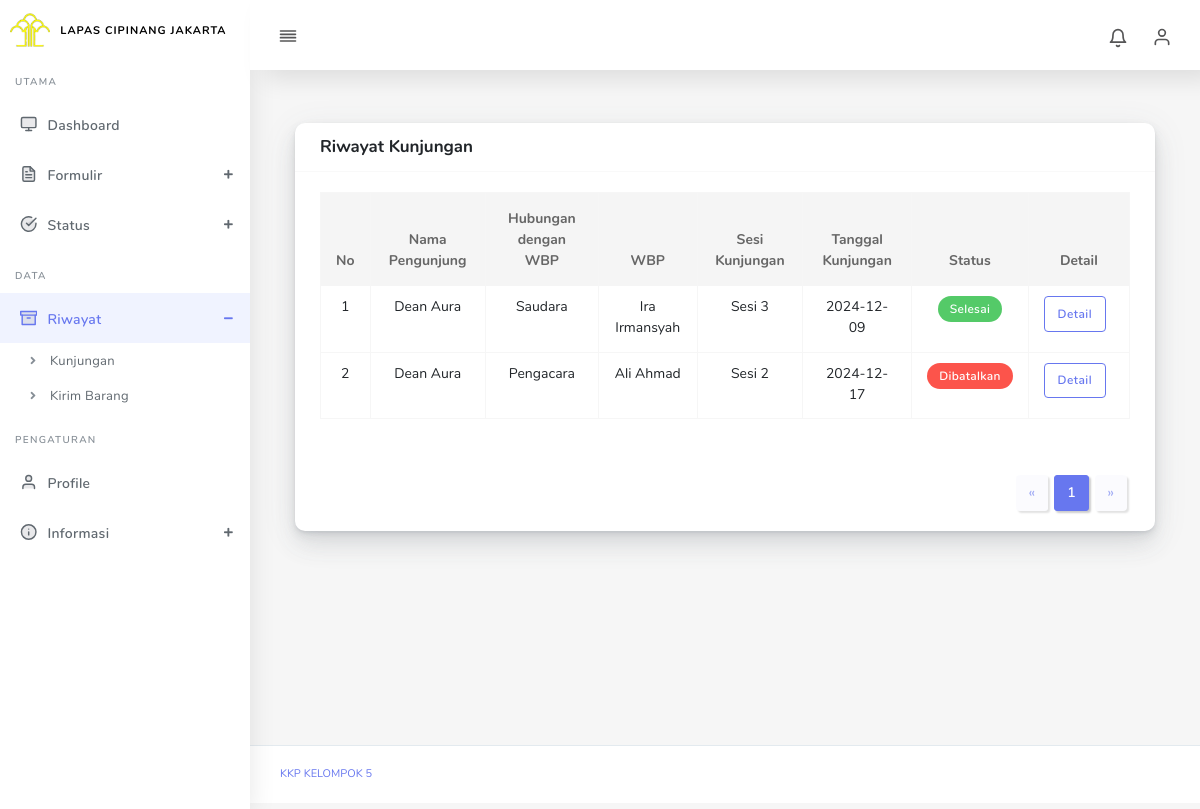
Page /riwayat-kunjungan.php (signed in) on the committed database.
### tables this page shows
CREATE TABLE `kunjungan` (
  `id_kunjungan` int(11) NOT NULL,
  `id_user` varchar(36) NOT NULL,
  `id_wbp` varchar(36) NOT NULL,
  `tanggal_kunjungan` date NOT NULL,
  `sesi_kunjungan` enum('Sesi 1','Sesi 2','Sesi 3') NOT NULL,
  `hubungan_wbp` varchar(50) NOT NULL,
  `pengikut_laki` int(11) DEFAULT 0,
  `pengikut_wanita` int(11) DEFAULT 0,
  `pengikut_anak` int(11) DEFAULT 0,
  `barang_bawaan` text DEFAULT NULL,
  `status_kunjungan` enum('menunggu','diterima','ditolak','selesai','dibatalkan') DEFAULT 'menunggu',
  `kode_barcode` varchar(100) DEFAULT NULL,
  `created_at` timestamp NOT NULL DEFAULT current_timestamp(),
  `id_kabupaten_kota` varchar(36) DEFAULT NULL,
  `id_provinsi` varchar(36) DEFAULT NULL
);

CREATE TABLE `users` (
  `id_user` varchar(36) NOT NULL,
  `nama_lengkap` varchar(100) NOT NULL,
  `email` varchar(100) NOT NULL,
  `password` varchar(255) NOT NULL,
  `jenis_kelamin` enum('laki-laki','perempuan') DEFAULT NULL,
  `tanggal_lahir` date DEFAULT NULL,
  `no_ktp` varchar(16) DEFAULT NULL,
  `no_telepon` varchar(15) DEFAULT NULL,
  `alamat` text DEFAULT NULL,
  `id_kabupaten_kota` varchar(36) DEFAULT NULL,
  `id_provinsi` varchar(36) DEFAULT NULL,
  `role` enum('admin','user') DEFAULT 'user',
  `status_akun` enum('aktif','nonaktif') DEFAULT 'aktif',
  `created_at` timestamp NOT NULL DEFAULT current_timestamp(),
  `updated_at` timestamp NOT NULL DEFAULT current_timestamp() ON UPDATE current_timestamp()
);

CREATE TABLE `wbp` (
  `id_wbp` varchar(36) NOT NULL,
  `nama_wbp` varchar(100) NOT NULL,
  `blok` varchar(50) NOT NULL,
  `tipe_blok` varchar(50) NOT NULL,
  `status_wbp` enum('aktif','nonaktif') DEFAULT 'aktif',
  `created_at` timestamp NOT NULL DEFAULT current_timestamp()
);

### functions/riwayat-helper.php (called while the page is built, shortened)
<?php
include_once 'config/database.php';
function getRiwayatKunjungan($conn, $id_user) {
    global $conn;
    $stmt = $conn->prepare("SELECT kunjungan.*,
                                    users.nama_lengkap AS nama_pengunjung,
                                    users.email,
                                    users.jenis_kelamin,
                                    users.alamat,
                                    users.no_ktp,
                                    users.no_telepon,
                                    kabupaten_kota.nama_kabupaten_kota,
                                    provinsi.nama_provinsi,
                                    wbp.nama_wbp
                            FROM kunjungan
                            JOIN users ON kunjungan.id_user = users.id_user
                            LEFT JOIN kabupaten_kota ON kunjungan.id_kabupaten_kota = kabupaten_kota.id_kabupaten_kota
                            LEFT JOIN provinsi ON kunjungan.id_provinsi = provinsi.id_provinsi
                            JOIN wbp ON kunjungan.id_wbp = wbp.id_wbp
                            WHERE kunjungan.id_user = :id_user
                            AND (kunjungan.status_kunjungan = 'selesai' OR kunjungan.status_kunjungan = 'dibatalkan')");
    $stmt->bindValue(':id_user', $id_user);
    $stmt->execute();
    return $stmt->fetchAll(PDO::FETCH_ASSOC);
}
function getStatusBadgeClass($status) {
    switch ($status) {
        case 'selesai':
            return 'success';
        case 'dibatalkan':
            return 'danger';
    }
}
?>

### riwayat-kunjungan.php (the view, shortened to what this page needs)
<?php
include_once 'config/database.php';
include_once 'functions/riwayat-helper.php';
$id_user = $_SESSION['id_user'];
$riwayatKunjungan = getRiwayatKunjungan($conn, $id_user);
?>
<!DOCTYPE html>
<html lang="en">
<head>
  <link rel="stylesheet" href="assets/css/app.min.css">
  <link rel="stylesheet" href="assets/css/style.css">
  <link rel="stylesheet" href="assets/css/components.css">
  <link rel="stylesheet" href="admin/assets/css/modal.css">
</head>
<body>
  <div id="app">
    <div class="main-wrapper main-wrapper-1">
      <?php include 'assets/components/navbar.php'; ?>
      <?php include 'assets/components/sidebar.php'; ?>
      <div class="main-content">
        <section class="section">
          <div class="col-12">
            <div class="card">
              <div class="card-header">
                <h4>Riwayat Kunjungan</h4>
              </div>
              <div class="card-body">
                <div class="table-responsive">
                  <table id="dataTable" class="table table-bordered table-md table-hover text-center">
                    <thead>
                      <tr>
                        <th>No</th>
                        <th>Nama Pengunjung</th>
                        <th>Hubungan dengan WBP</th>
                        <th>WBP</th>
                        <th>Sesi Kunjungan</th>
                        <th>Tanggal Kunjungan</th>
                        <th>Status</th>
                        <th>Detail</th>
                      </tr>
                    </thead>
                    <tbody>
                      <?php if (count($riwayatKunjungan) > 0): ?>
                          <?php foreach ($riwayatKunjungan as $index => $kunjungan): ?>
                              <tr>
                                <td><?= $index + 1 ?></td>
                                    <td><?= $kunjungan['nama_pengunjung'] ?></td>
                                    <td><?= $kunjungan['hubungan_wbp'] ?></td>
                                    <td><?= $kunjungan['nama_wbp'] ?></td>
                                    <td><?= $kunjungan['sesi_kunjungan'] ?></td>
                                    <td><?= $kunjungan['tanggal_kunjungan'] ?></td>
                                  <td>
                                      <div class="badge badge-<?= getStatusBadgeClass($kunjungan['status_kunjungan']) ?>">
                                          <?= ucfirst($kunjungan['status_kunjungan']) ?>
                                      </div>
                                  </td>
                                  <td>
                                      <div class="buttons">
                                      <a href="#" class="btn btn-outline-primary detail-btn"
                                        data-id="<?= $kunjungan['id_kunjungan'] ?>"
                                        data-nama="<?= $kunjungan['nama_pengunjung'] ?>"
                                        data-email="<?= $kunjungan['email'] ?? '' ?>"
                                        data-jenis-kelamin="<?= $kunjungan['jenis_kelamin'] ?? '' ?>"
                                        data-alamat="<?= $kunjungan['alamat'] ?? '' ?>"
                                        data-kabupaten="<?= $kunjungan['nama_kabupaten_kota'] ?? '' ?>"
                                        data-provinsi="<?= $kunjungan['nama_provinsi'] ?? '' ?>"
                                        data-no-ktp="<?= $kunjungan['no_ktp'] ?? '' ?>"
                                        data-no-telepon="<?= $kunjungan['no_telepon'] ?? '' ?>"
                                        data-pengikut-laki="<?= $kunjungan['pengikut_laki'] ?? '' ?>"
                                        data-pengikut-wanita="<?= $kunjungan['pengikut_wanita'] ?? '' ?>"
                                        data-pengikut-anak="<?= $kunjungan['pengikut_anak'] ?? '' ?>"
                                        data-hubungan="<?= $kunjungan['hubungan_wbp'] ?? '' ?>"
                                        data-nama-wbp="<?= $kunjungan['nama_wbp'] ?? '' ?>"
                                        data-barang-bawaan="<?= $kunjungan['barang_bawaan'] ?? '' ?>"
                                        data-sesi="<?= $kunjungan['sesi_kunjungan'] ?? '' ?>"
                                        data-tanggal="<?= $kunjungan['tanggal_kunjungan'] ?? '' ?>">Detail</a>
                                      </div>
                                    </td>
                              </tr>
                          <?php endforeach; ?>
                      <?php else: ?>
                          <tr>
                              <td colspan="12" class="text-center">Tidak ada data kunjungan</td>
                          </tr>
                      <?php endif; ?>
                  </tbody>
                  </table>
                </div>
              </div>
              <div class="card-footer text-right">
                <nav class="d-inline-block">
                  <ul class="pagination mb-0">
                  </ul>
                </nav>
              </div>
            </div>
          </div>
        </section>
      </div>
      <?php include 'assets/components/footer.php'; ?>
    </div>
  </div>
</body>
</html>

### rows in the picture
kunjungan: id_user.nama_lengkap "Dean Aura", hubungan_wbp "Saudara", id_wbp.nama_wbp "Ira Irmansyah", sesi_kunjungan "Sesi 3", tanggal_kunjungan "2024-12-09", status_kunjungan "Selesai"
kunjungan: id_user.nama_lengkap "Dean Aura", hubungan_wbp "Pengacara", id_wbp.nama_wbp "Ali Ahmad", sesi_kunjungan "Sesi 2", tanggal_kunjungan "2024-12-17", status_kunjungan "Dibatalkan"
